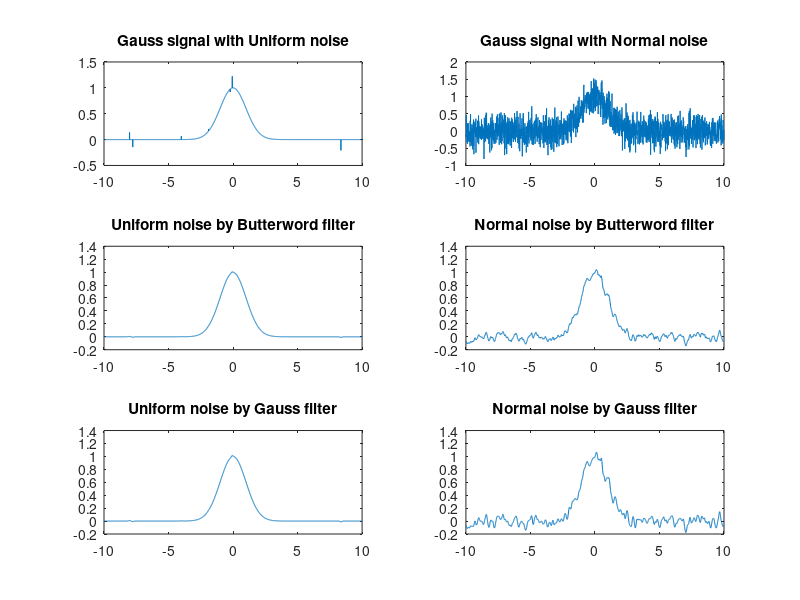

Reproduce this figure in MATLAB.
function Lab04
    t = -10 : 0.01 : +10;
    n = length(t);
    dt = t(2) - t(1);
    f = [-(n - 1)/2 : +(n - 1)/2] / (n * dt);
    
    u0 = 1 * exp(-t.^2 / 2);
    
    ua = u0 + uniformError(t);
    ub = u0 + normalError(t);

    subplot(3, 2, 1);
    plot(t, ua);
    title('Gauss signal with Uniform noise');
    
    subplot(3, 2, 2);
    plot(t, ub);
    title('Gauss signal with Normal noise');
    
    subplot(3, 2, 3);
    plot(t, despectrize(spectrize(ua) .* butterworthFilter(f, 2, 1)));
    %plot(t, ua, t, despectrize(spectrize(ua) .* butterworthFilter(f, 2, 1)));
    title('Uniform noise by Butterword filter');

    subplot(3, 2, 4);
    plot(t, despectrize(spectrize(ub) .* butterworthFilter(f, 2, 1)));
    %plot(t, ub, t, despectrize(spectrize(ub) .* butterworthFilter(f, 2, 1)));
    title('Normal noise by Butterword filter');
    
    subplot(3, 2, 5);
    plot(t, despectrize(spectrize(ua) .* gaussFilter(f, 2)));
    %plot(t, ua, t, despectrize(spectrize(ua) .* gaussFilter(f, 2)));
    title('Uniform noise by Gauss filter');

    subplot(3, 2, 6);
    plot(t, despectrize(spectrize(ub) .* gaussFilter(f, 2)));
    %plot(t, ub, t, despectrize(spectrize(ub) .* gaussFilter(f, 2)));
    title('Normal noise by Gauss filter');
end
    
function s = spectrize(x)
    s = fftshift(fft(x));
end

function x = despectrize(s)
    x = ifft(ifftshift(s));
end

function e = uniformError(t)
    n = length(t);
    e = zeros(1, n);
    c = round(unifrnd(5, 7));
    iNoise = round(unifrnd(1, n, 1, c));
    e(iNoise) = unifrnd(-1, +1, 1, c) * 0.24;
end

function e = normalError(t)
    e = normrnd(0, 0.24, 1, length(t));
end    

function h = butterworthFilter(f, d, n)
    h = 1 ./ (1 + (f ./ d) .^ (2 * n));
end

function h = gaussFilter(f, s)
    h = exp(-(f ./ (2 .* s)) .^ 2);
end